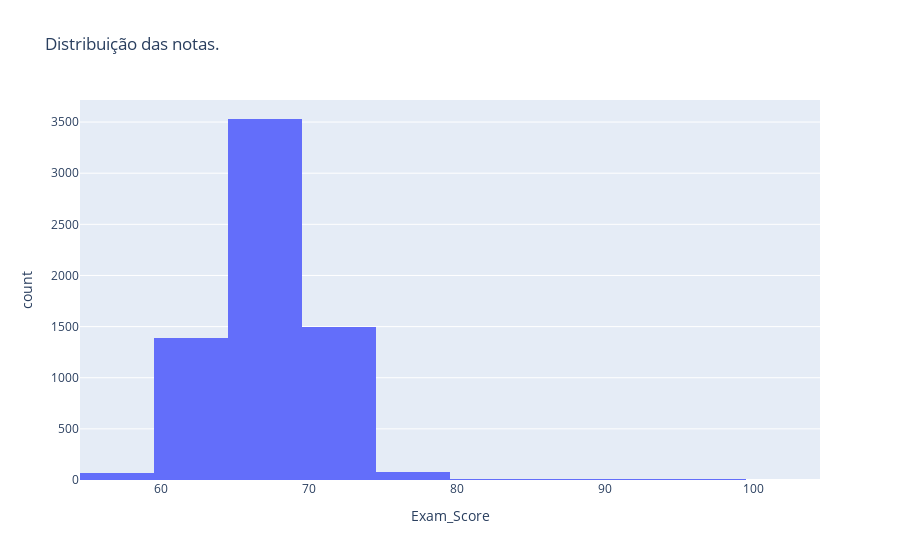

The code cell stored with this chart in its notebook:
### Code cell
# 1) Histograma
fig = px.histogram(
    df, x="Exam_Score", nbins=20, title="Distribuição das notas."
)
fig.show()

### Figure 1 — Plotly figure (JSON) as saved in the notebook; plotly's stock layout.template omitted (floating-point values rounded to 4 significant figures; data arrays with more than 128 entries replaced by an {"elided": "..."} marker saying what was removed)
{"data": [{"bingroup": "x", "hovertemplate": "Exam_Score=%{x}<br>count=%{y}<extra></extra>", "legendgroup": "", "marker": {"color": "#636efa", "pattern": {"shape": ""}}, "name": "", "nbinsx": 20, "orientation": "v", "showlegend": false, "type": "histogram", "x": {"elided": "6607 int values"}, "xaxis": "x", "yaxis": "y"}], "layout": {"barmode": "relative", "legend": {"tracegroupgap": 0}, "title": {"text": "Distribuição das notas."}, "xaxis": {"anchor": "y", "domain": [0, 1], "title": {"text": "Exam_Score"}}, "yaxis": {"anchor": "x", "domain": [0, 1], "title": {"text": "count"}}}}
